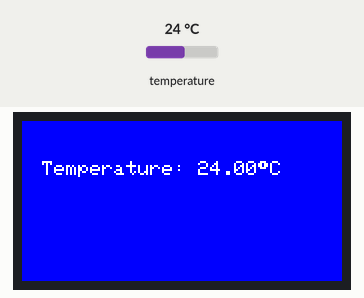
Recording of a program running on a simulated ESP32-S3. Parts: 160×80 colour display. Wiring (inferred from the names in the program): BME280 sensor at I2C address 0x76. The test bench sets the inputs (shaded band); at power-on: temperature 24 °C.

Above: at 1.3 s.
1.4 s: temperature set to 12 °C
At 3.1 s:
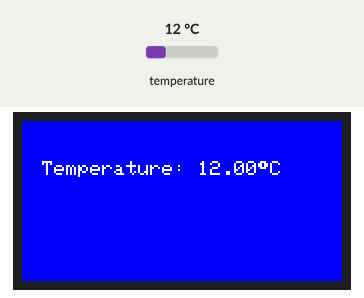
3.5 s: temperature set to 19 °C
6.1 s: temperature set to 28 °C
At 6.6 s:
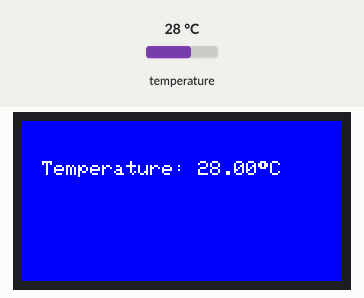
Timing chart, 0 to 9.1 s (numbered marks = the images above; inputs shaded):
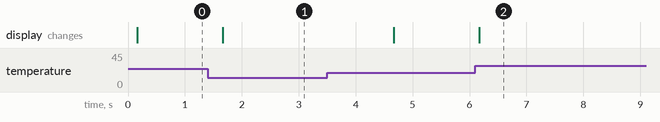

Measured:
- after the input at 1.4 s, the display: changes after 0.27 s (image 1)
- after the input at 6.1 s, the display: changes after 0.07 s (image 2)

The program:

main.cpp
```cpp
#include <Arduino.h>
#include <Adafruit_ST7735.h>
#include <Adafruit_GFX.h>
#include <SPI.h>
#include <freertos/FreeRTOS.h>
#include <freertos/task.h>
#include <freertos/queue.h>
#include <cstdint>

#include "bme280.h"

#define TFT_CS        6
#define TFT_DC        7
#define TFT_RES       10
#define TFT_SCK       12
#define TFT_MOSI      11

namespace {
  constexpr uint16_t  Display_Color_Red {0xF800};
  constexpr uint16_t  Display_Color_Green {0x07E0};
  constexpr uint16_t  Display_Color_Yellow{0xFFE0};
  constexpr uint16_t  Display_Color_Blue{0x001F};

  constexpr uint16_t COLOR_TEXT {0xFFFF};
  constexpr uint32_t UPDATE_INTERVAL_MS {1500};

  constexpr int16_t TEXT_X {10};
  constexpr int16_t TEXT_Y {20};
  constexpr uint16_t TEXT_WIDTH {140};
  constexpr uint16_t TEXT_HEIGHT {12};
}

Adafruit_ST7735 tft(TFT_CS, TFT_DC, TFT_RES);
BmeTemperature bmeTemp;
static QueueHandle_t queue{nullptr};

void setupDisplay()
{
  SPI.begin(TFT_SCK, -1, TFT_MOSI, TFT_CS);

  tft.initR(INITR_MINI160x80_PLUGIN);
  tft.fillScreen(Display_Color_Blue);
  tft.setRotation(3);

  tft.setTextSize(1);
  tft.cp437(true);
}

void drawTemperature(void *)
{
  auto temperature{0.0f};

  for (;;) {
    if (xQueueReceive(queue, &temperature, portMAX_DELAY) == pdPASS) {
      tft.fillRect(
        TEXT_X, TEXT_Y,
        TEXT_WIDTH, TEXT_HEIGHT,
        Display_Color_Blue
      );

      tft.setCursor(TEXT_X, TEXT_Y);
      tft.print("Temperature: ");
      tft.print(temperature, 2);
      tft.write(0xF8);
      tft.print("C");
    }
  }
}

void temperatureReader(void *)
{
  auto temperature{0.0f};
  for (;;) {
      bmeTemp.loop();

      temperature = bmeTemp.getTemperaturetFloat();

      xQueueOverwrite(queue, &temperature);

      vTaskDelay(pdMS_TO_TICKS(UPDATE_INTERVAL_MS));
  }
}

void setup() {
  Serial.begin(115200);

  if (!bmeTemp.setup()) {
    while(1) {
      delay(1000);
    }
  }

  setupDisplay();
  queue = xQueueCreate(1, sizeof(float));
  if (!queue) {
    Serial.println("Failed to create queue");
    exit(-1);
  }

  xTaskCreate(temperatureReader, "temperatureReader", 4096, nullptr, 1, nullptr);
  xTaskCreate(drawTemperature, "drawTemperature", 4096, nullptr, 1, nullptr);

}

void loop() {
}
```
